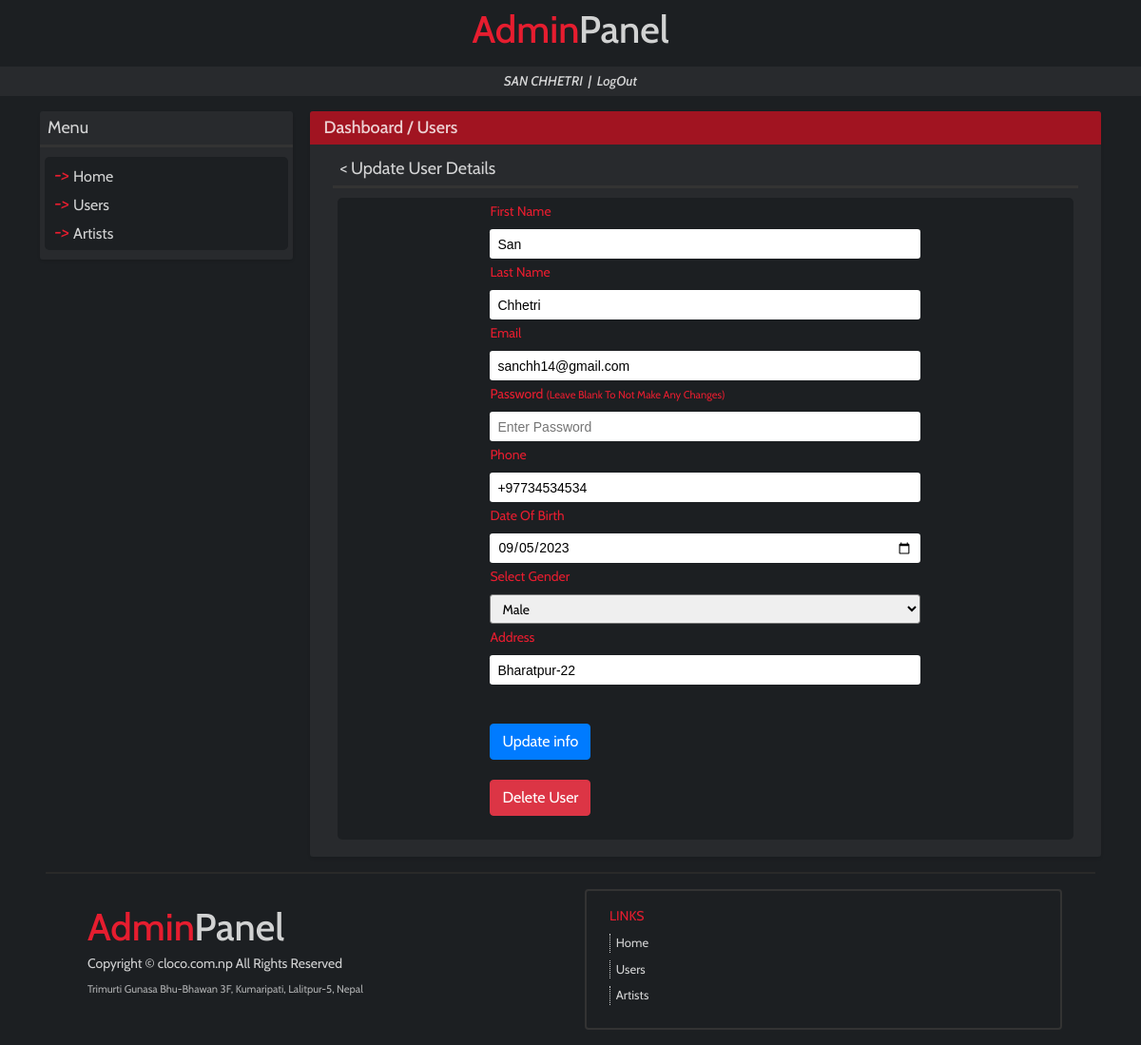
Screenshot of /dashboard/users/modifyuser/11/ (signed in) with the database file from the repository.
### accounts/models.py (models this page shows)
class User(AbstractUser):
    GENDER_CHOICES = (
        ('M', 'Male'),
        ('F', 'Female'),
        ('O', 'Other'),
    )
    username = None
    first_name = models.CharField(max_length=20)
    last_name = models.CharField(max_length=20)
    email = models.EmailField(unique=True)
    password = models.CharField(max_length=40)
    phone = models.CharField(max_length=20, unique=True)
    dob = models.DateField(null=True, blank=True)
    gender = models.CharField(max_length=1, choices=GENDER_CHOICES)
    address = models.CharField(max_length=50)
    created_at = models.DateTimeField(auto_now_add=True)
    updated_at = models.DateTimeField(auto_now=True)
    USERNAME_FIELD = 'email'
    REQUIRED_FIELDS = ['phone']
    objects = UserManager()

### musicRecord/usersViews.py (the view)
# urls.py: path('users/modifyuser/<int:pk>/', usersViews.update_user),
def update_user(request, pk=None):
    if not request.user.is_authenticated:
        return redirect('/')
    else:
        if request.method == 'POST':
            try:
                try:
                    page = request.POST.get('page').strip()
                except:
                    page = None
                try:
                    delete = request.POST.get('delete').strip()
                    if delete == 'yes':
                        pk = request.POST.get('pk').strip()
                        user = User.objects.get(pk=int(pk))
                        user.delete()
                        request.session['success'] = 'User deleted successfully.'
                        return redirect('/dashboard/users/modifyuser/')
                except:
                    pass
                pk = request.POST.get('pk').strip()
                first_name = request.POST.get('first_name').strip()
                last_name = request.POST.get('last_name').strip()
                email = request.POST.get('email').strip()
                password = request.POST.get('password').strip()
                phone = request.POST.get('phone').strip()
                dob = request.POST.get('dob').strip()
                gender = request.POST.get('gender').strip()
                address = request.POST.get('address').strip()
                fields = [first_name, last_name, email, password, phone, dob, gender, address, pk]
                if len(password) < 6 and password != '':
                    return render(request, 'users/updateuser.html',{'user_name':user_name(request), 'error':'Password should be at least 6 characters.', 'page': page, 'fields':fields})
                if list(User.objects.filter(email=email)) != []:
                    if User.objects.filter(email=email)[0].id != int(pk):
                        return render(request, 'users/updateuser.html',{'user_name':user_name(request), 'error':'Email already exists.', 'page': page, 'fields':fields})
                if len(phone) == 0:
                    return render(request, 'users/updateuser.html', {'user_name':user_name(request), 'error':'Phone number cannot be empty.', 'page': page, 'fields':fields})
                if list(User.objects.filter(phone=phone)) != []:
                    if User.objects.filter(phone=phone)[0].id != int(pk):
                        return render(request, 'users/updateuser.html',{'user_name':user_name(request), 'error':'Phone number already exists.', 'page': page, 'fields':fields})
                try:
                    dob = datetime.strptime(dob, '%Y-%m-%d').date()
                    if dob > datetime.now().date():
                        return render(request, 'users/updateuser.html', {'user_name':user_name(request), 'error':'Enter correct date of birth.', 'page': page, 'fields':fields})
                except:
                    return render(request, 'users/updateuser.html', {'user_name':user_name(request), 'error':'Enter correct date of birth.', 'page': page, 'fields':fields})
                user = User.objects.get(pk=int(pk))
                user.email = email
                if password != '':
                    user.set_password(password)
                user.phone = phone
                user.first_name = first_name
                user.last_name = last_name
                user.dob = dob
                user.gender = gender
                user.address = address
                user.updated_at = datetime.now()
                user.save()
                return render(request, 'users/updateuser.html',{'user_name':user_name(request), 'success':'Info Updated Successfully.','page': page, 'fields': fields})
            except:
                page = None
                fields = None
                return render(request, 'users/updateuser.html',{'user_name':user_name(request), 'error':'User not found.','page': page, 'fields': fields})
        else:
            error = ''
            try:
                user = User.objects.raw(f'select * from accounts_User where id={pk} LIMIT 1')[0]
                fields = [user.first_name, user.last_name, user.email, '', user.phone, str(user.dob), user.gender, user.address, user.id]
            except:
                user = None
                fields = None
                error = 'User not found.'
            try:
                page = request.GET.get('page')
            except:
                page = None
            return render(request, 'users/updateuser.html', {'user_name':user_name(request), 'user':user, 'page':page, 'fields': fields, 'error': error})

### musicRecord/usersViews.py (called while the page is built)
def user_name(request):
    return request.user.first_name.upper()+' '+request.user.last_name.upper()

### templates/users/updateuser.html (shortened to what this page needs)
{% extends 'base.html' %}
{% block content %}
<div class="row mb-3">
    <div class="d-none d-lg-block col-sm-12 col-lg-3 px-4">
        <div class="row mb-3 main-box">
            <div class="sidebox-text px-2 py-1 mb-0">
              Menu
            </div>
            <div class="col-12 mt-0 pt-0" style="background:#333; height:3px;">
            </div>
            <div class="col-12 sidebox-menus">
              <div class="row sidebox-menu py-1">
                <div class="col-12 p-0 m-0" style="color:#e61d2f;">
                    <i>-> </i>
                      <a class="menu-options" href="{% url 'dashboard' %}">Home</a>
                    <br>
                </div>
                <div class="col-12 p-0 m-0" style="color:#e61d2f;">
                    <i>-> </i>
                      <a class="menu-options {% if activetab == 'users' %}activetab{% endif %}" href="{% url 'users' %}">Users</a>
                    <br>
                </div>
                <div class="col-12 p-0 m-0" style="color:#e61d2f;">
                    <i>-> </i>
                      <a class="menu-options" href="{% url 'artists' %}">Artists</a>
                    <br>
                </div>
              </div>
            </div>
        </div>
    </div>
    <div class="col-sm-12 col-lg-9 px-4">
        <div class="row main-box">
            <div class="col-12 box-top py-1">
                <a class="link" href="{% url 'dashboard' %}">Dashboard</a> / <a class="link" href="{% url 'users' %}">Users</a>
            </div>
            <div class="col-12 box-content px-0 px-lg-4">
                <div class="mt-2 pb-2">
                    <div class="sidebox-text px-2 py-1 mb-0">
                        <a href="{% url 'modifyuser' %}?page={{page}}" class="link">< Update User Details</a>
                    </div>
                    <div class="col-12 mt-0 pt-0" style="background:#333; height:3px;">
                    </div>
                    <div class="col-12 sidebox-menus">
                        <div class="row sidebox-menu py-1">
                            <div class="col-12 p-0 m-0" style="color:#e61d2f;">
                                <div class="d-flex justify-content-center" style="width:100%;">
                                    <div class="forms">
                                        <form action="" method="post" style="width:100%;">
                                            <div class="form-group d-flex flex-column justify-content-center" style="width:100%;">
                                                <label for="first_name">First Name</label>
                                                <input type="text" class="form-control-sm mb-1" id="first_name" name="first_name" placeholder="Enter FirstName" value="{{fields.0}}" required>
                                                <label for="last_name">Last Name</label>
                                                <input type="text" class="form-control-sm mb-1" id="last_name" name="last_name" placeholder="Enter LastName" value="{{fields.1}}" required>
                                                <label for="email">Email</label>
                                                <input type="email" class="form-control-sm mb-1" id="email" name="email" placeholder="Enter Email" value="{{fields.2}}" required>
                                                <label for="password">Password <span class="small">(Leave Blank To Not Make Any Changes)</span></label>
                                                <input type="password" class="form-control-sm mb-1" id="password" name="password" placeholder="Enter Password" value="{{fields.3}}">
                                                <label for="phone">Phone</label>
                                                <input type="tel" class="form-control-sm mb-1" minlength="9" id="phone" name="phone" placeholder="Enter Phone" value="{{fields.4}}" required>
                                                <label for="dob">Date Of Birth</label>
                                                <input type="date" class="form-control-sm mb-1" id="dob" name="dob" value="{{fields.5}}" required>
                                                <label for="gender">Select Gender</label>
                                                <select id="gender" class="form-control-sm mb-1" name="gender" required>
                                                    <option value="M" {% if fields.6 == 'M' %}selected{% endif %}>Male</option>
                                                </select>
                                                <label for="address">Address</label>
                                                <input type="text" class="form-control-sm mb-1" id="address" name="address" placeholder="Enter Address" value="{{fields.7}}" required>
                                            </div>
                                            <br>
                                            <button type="submit" class="btn btn-primary">Update info</button>
                                        </form>
                                        <br>
                                        <form action="" method="post">
                                          <div class="d-flex" style="width:100%;">
                                            <button type="submit" class="btn btn-danger">Delete User</button>
                                          </div>
                                        </form>
                                        <br>
                                    </div>
                                </div>
                            </div>
                        </div>
                    </div>
                </div>
            </div>
        </div>
    </div>
{% endblock %}

### rows the page displays
User: first_name "San", last_name "Chhetri", email "sanchh14@gmail.com", phone "+97734534534", address "Bharatpur-22"

### other values shown
{{ user_name }} "SAN CHHETRI"
